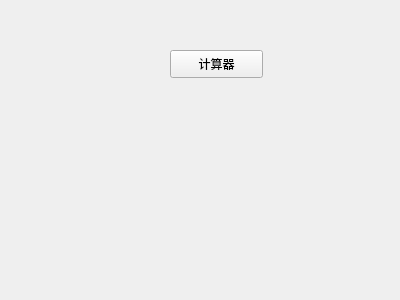
<?xml version="1.0" encoding="UTF-8"?>
<ui version="4.0">
 <class>Form</class>
 <widget class="QWidget" name="Form">
  <property name="geometry">
   <rect>
    <x>0</x>
    <y>0</y>
    <width>400</width>
    <height>300</height>
   </rect>
  </property>
  <property name="windowTitle">
   <string>Form</string>
  </property>
  <widget class="QPushButton" name="pushButton">
   <property name="geometry">
    <rect>
     <x>170</x>
     <y>50</y>
     <width>93</width>
     <height>28</height>
    </rect>
   </property>
   <property name="text">
    <string>计算器</string>
   </property>
  </widget>
 </widget>
 <resources/>
 <connections/>
</ui>
